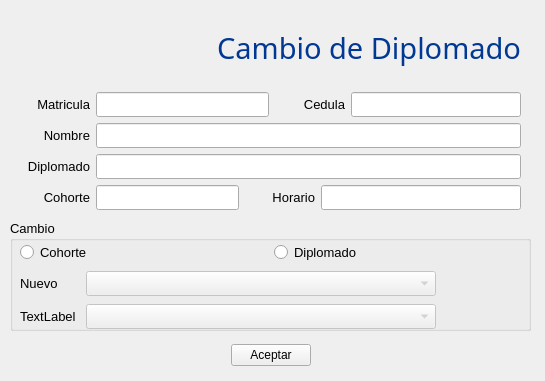
<?xml version="1.0" encoding="UTF-8"?>
<ui version="4.0">
 <class>cambio_diplo</class>
 <widget class="QWidget" name="cambio_diplo">
  <property name="geometry">
   <rect>
    <x>0</x>
    <y>0</y>
    <width>545</width>
    <height>381</height>
   </rect>
  </property>
  <property name="windowTitle">
   <string>CONTROL DE ESTUDIOS</string>
  </property>
  <property name="windowIcon">
   <iconset resource="icons.qrc">
    <normaloff>:/new/prefix1/iconos/esfera48.png</normaloff>:/new/prefix1/iconos/esfera48.png</iconset>
  </property>
  <widget class="QGroupBox" name="groupBox">
   <property name="geometry">
    <rect>
     <x>10</x>
     <y>220</y>
     <width>521</width>
     <height>111</height>
    </rect>
   </property>
   <property name="font">
    <font>
     <family>Segoe UI</family>
     <pointsize>10</pointsize>
    </font>
   </property>
   <property name="title">
    <string>Cambio</string>
   </property>
   <widget class="QWidget" name="layoutWidget">
    <property name="geometry">
     <rect>
      <x>10</x>
      <y>20</y>
      <width>501</width>
      <height>91</height>
     </rect>
    </property>
    <layout class="QVBoxLayout" name="verticalLayout">
     <item>
      <layout class="QHBoxLayout" name="horizontalLayout_6">
       <item>
        <widget class="QRadioButton" name="rhorario">
         <property name="text">
          <string>Cohorte</string>
         </property>
        </widget>
       </item>
       <item>
        <widget class="QRadioButton" name="rdiplomado">
         <property name="text">
          <string>Diplomado</string>
         </property>
        </widget>
       </item>
      </layout>
     </item>
     <item>
      <layout class="QHBoxLayout" name="horizontalLayout_8">
       <item>
        <widget class="QLabel" name="etiqueta">
         <property name="minimumSize">
          <size>
           <width>60</width>
           <height>25</height>
          </size>
         </property>
         <property name="maximumSize">
          <size>
           <width>60</width>
           <height>16777215</height>
          </size>
         </property>
         <property name="text">
          <string>Nuevo</string>
         </property>
        </widget>
       </item>
       <item>
        <widget class="QComboBox" name="seleccion">
         <property name="enabled">
          <bool>false</bool>
         </property>
         <property name="minimumSize">
          <size>
           <width>350</width>
           <height>25</height>
          </size>
         </property>
         <property name="font">
          <font>
           <pointsize>9</pointsize>
          </font>
         </property>
        </widget>
       </item>
       <item>
        <spacer name="horizontalSpacer_4">
         <property name="orientation">
          <enum>Qt::Horizontal</enum>
         </property>
         <property name="sizeHint" stdset="0">
          <size>
           <width>40</width>
           <height>20</height>
          </size>
         </property>
        </spacer>
       </item>
      </layout>
     </item>
     <item>
      <layout class="QHBoxLayout" name="horizontalLayout_5">
       <item>
        <widget class="QLabel" name="label_8">
         <property name="minimumSize">
          <size>
           <width>60</width>
           <height>25</height>
          </size>
         </property>
         <property name="text">
          <string>TextLabel</string>
         </property>
        </widget>
       </item>
       <item>
        <widget class="QComboBox" name="seleccion2">
         <property name="enabled">
          <bool>false</bool>
         </property>
         <property name="minimumSize">
          <size>
           <width>350</width>
           <height>25</height>
          </size>
         </property>
        </widget>
       </item>
       <item>
        <spacer name="horizontalSpacer_3">
         <property name="orientation">
          <enum>Qt::Horizontal</enum>
         </property>
         <property name="sizeHint" stdset="0">
          <size>
           <width>40</width>
           <height>20</height>
          </size>
         </property>
        </spacer>
       </item>
      </layout>
     </item>
    </layout>
   </widget>
  </widget>
  <widget class="QWidget" name="horizontalLayoutWidget">
   <property name="geometry">
    <rect>
     <x>20</x>
     <y>340</y>
     <width>501</width>
     <height>31</height>
    </rect>
   </property>
   <layout class="QHBoxLayout" name="horizontalLayout_7">
    <item>
     <spacer name="horizontalSpacer">
      <property name="orientation">
       <enum>Qt::Horizontal</enum>
      </property>
      <property name="sizeHint" stdset="0">
       <size>
        <width>40</width>
        <height>20</height>
       </size>
      </property>
     </spacer>
    </item>
    <item>
     <widget class="QPushButton" name="aceptar">
      <property name="font">
       <font>
        <family>Segoe UI</family>
        <pointsize>9</pointsize>
       </font>
      </property>
      <property name="text">
       <string>Aceptar</string>
      </property>
     </widget>
    </item>
    <item>
     <spacer name="horizontalSpacer_2">
      <property name="orientation">
       <enum>Qt::Horizontal</enum>
      </property>
      <property name="sizeHint" stdset="0">
       <size>
        <width>40</width>
        <height>20</height>
       </size>
      </property>
     </spacer>
    </item>
   </layout>
  </widget>
  <widget class="QWidget" name="layoutWidget">
   <property name="geometry">
    <rect>
     <x>20</x>
     <y>9</y>
     <width>501</width>
     <height>201</height>
    </rect>
   </property>
   <layout class="QVBoxLayout" name="verticalLayout_2">
    <item>
     <widget class="QLabel" name="label">
      <property name="font">
       <font>
        <family>Gill Sans MT</family>
        <pointsize>22</pointsize>
        <weight>50</weight>
        <italic>false</italic>
        <bold>false</bold>
       </font>
      </property>
      <property name="styleSheet">
       <string notr="true">font: 22pt &quot;Gill Sans MT&quot;;
color: rgb(00,56,147);</string>
      </property>
      <property name="text">
       <string>Cambio de Diplomado</string>
      </property>
      <property name="alignment">
       <set>Qt::AlignRight|Qt::AlignTrailing|Qt::AlignVCenter</set>
      </property>
     </widget>
    </item>
    <item>
     <layout class="QHBoxLayout" name="horizontalLayout">
      <item>
       <widget class="QLabel" name="label_2">
        <property name="minimumSize">
         <size>
          <width>70</width>
          <height>0</height>
         </size>
        </property>
        <property name="font">
         <font>
          <family>Segoe UI</family>
          <pointsize>10</pointsize>
         </font>
        </property>
        <property name="text">
         <string>Matricula</string>
        </property>
        <property name="alignment">
         <set>Qt::AlignRight|Qt::AlignTrailing|Qt::AlignVCenter</set>
        </property>
       </widget>
      </item>
      <item>
       <widget class="QLineEdit" name="matricula">
        <property name="minimumSize">
         <size>
          <width>0</width>
          <height>25</height>
         </size>
        </property>
        <property name="font">
         <font>
          <family>Segoe UI</family>
          <pointsize>9</pointsize>
         </font>
        </property>
       </widget>
      </item>
      <item>
       <widget class="QLabel" name="label_3">
        <property name="minimumSize">
         <size>
          <width>70</width>
          <height>0</height>
         </size>
        </property>
        <property name="font">
         <font>
          <family>Segoe UI</family>
          <pointsize>10</pointsize>
         </font>
        </property>
        <property name="text">
         <string>Cedula</string>
        </property>
        <property name="alignment">
         <set>Qt::AlignRight|Qt::AlignTrailing|Qt::AlignVCenter</set>
        </property>
       </widget>
      </item>
      <item>
       <widget class="QLineEdit" name="cedula">
        <property name="minimumSize">
         <size>
          <width>0</width>
          <height>25</height>
         </size>
        </property>
        <property name="maximumSize">
         <size>
          <width>170</width>
          <height>16777215</height>
         </size>
        </property>
        <property name="font">
         <font>
          <family>Segoe UI</family>
          <pointsize>9</pointsize>
         </font>
        </property>
       </widget>
      </item>
     </layout>
    </item>
    <item>
     <layout class="QHBoxLayout" name="horizontalLayout_2">
      <item>
       <widget class="QLabel" name="label_4">
        <property name="minimumSize">
         <size>
          <width>70</width>
          <height>0</height>
         </size>
        </property>
        <property name="font">
         <font>
          <family>Segoe UI</family>
          <pointsize>10</pointsize>
         </font>
        </property>
        <property name="text">
         <string>Nombre</string>
        </property>
        <property name="alignment">
         <set>Qt::AlignRight|Qt::AlignTrailing|Qt::AlignVCenter</set>
        </property>
       </widget>
      </item>
      <item>
       <widget class="QLineEdit" name="nombre">
        <property name="minimumSize">
         <size>
          <width>0</width>
          <height>25</height>
         </size>
        </property>
        <property name="font">
         <font>
          <family>Segoe UI</family>
          <pointsize>9</pointsize>
         </font>
        </property>
        <property name="readOnly">
         <bool>true</bool>
        </property>
       </widget>
      </item>
     </layout>
    </item>
    <item>
     <layout class="QHBoxLayout" name="horizontalLayout_3">
      <item>
       <widget class="QLabel" name="label_5">
        <property name="minimumSize">
         <size>
          <width>70</width>
          <height>0</height>
         </size>
        </property>
        <property name="font">
         <font>
          <family>Segoe UI</family>
          <pointsize>10</pointsize>
         </font>
        </property>
        <property name="text">
         <string>Diplomado</string>
        </property>
        <property name="alignment">
         <set>Qt::AlignRight|Qt::AlignTrailing|Qt::AlignVCenter</set>
        </property>
       </widget>
      </item>
      <item>
       <widget class="QLineEdit" name="diplomado">
        <property name="minimumSize">
         <size>
          <width>0</width>
          <height>25</height>
         </size>
        </property>
        <property name="font">
         <font>
          <family>Segoe UI</family>
          <pointsize>9</pointsize>
         </font>
        </property>
        <property name="readOnly">
         <bool>true</bool>
        </property>
       </widget>
      </item>
     </layout>
    </item>
    <item>
     <layout class="QHBoxLayout" name="horizontalLayout_4">
      <item>
       <widget class="QLabel" name="label_7">
        <property name="minimumSize">
         <size>
          <width>70</width>
          <height>0</height>
         </size>
        </property>
        <property name="font">
         <font>
          <family>Segoe UI</family>
          <pointsize>10</pointsize>
         </font>
        </property>
        <property name="text">
         <string>Cohorte</string>
        </property>
        <property name="alignment">
         <set>Qt::AlignRight|Qt::AlignTrailing|Qt::AlignVCenter</set>
        </property>
       </widget>
      </item>
      <item>
       <widget class="QLineEdit" name="cohorte">
        <property name="minimumSize">
         <size>
          <width>0</width>
          <height>25</height>
         </size>
        </property>
        <property name="maximumSize">
         <size>
          <width>170</width>
          <height>16777215</height>
         </size>
        </property>
        <property name="font">
         <font>
          <family>Segoe UI</family>
          <pointsize>9</pointsize>
         </font>
        </property>
       </widget>
      </item>
      <item>
       <widget class="QLabel" name="label_6">
        <property name="minimumSize">
         <size>
          <width>70</width>
          <height>0</height>
         </size>
        </property>
        <property name="font">
         <font>
          <family>Segoe UI</family>
          <pointsize>10</pointsize>
         </font>
        </property>
        <property name="text">
         <string>Horario</string>
        </property>
        <property name="alignment">
         <set>Qt::AlignRight|Qt::AlignTrailing|Qt::AlignVCenter</set>
        </property>
       </widget>
      </item>
      <item>
       <widget class="QLineEdit" name="horario">
        <property name="minimumSize">
         <size>
          <width>200</width>
          <height>25</height>
         </size>
        </property>
        <property name="maximumSize">
         <size>
          <width>200</width>
          <height>16777215</height>
         </size>
        </property>
        <property name="font">
         <font>
          <family>Segoe UI</family>
          <pointsize>9</pointsize>
         </font>
        </property>
        <property name="readOnly">
         <bool>true</bool>
        </property>
       </widget>
      </item>
     </layout>
    </item>
   </layout>
  </widget>
 </widget>
 <resources>
  <include location="icons.qrc"/>
 </resources>
 <connections/>
</ui>
